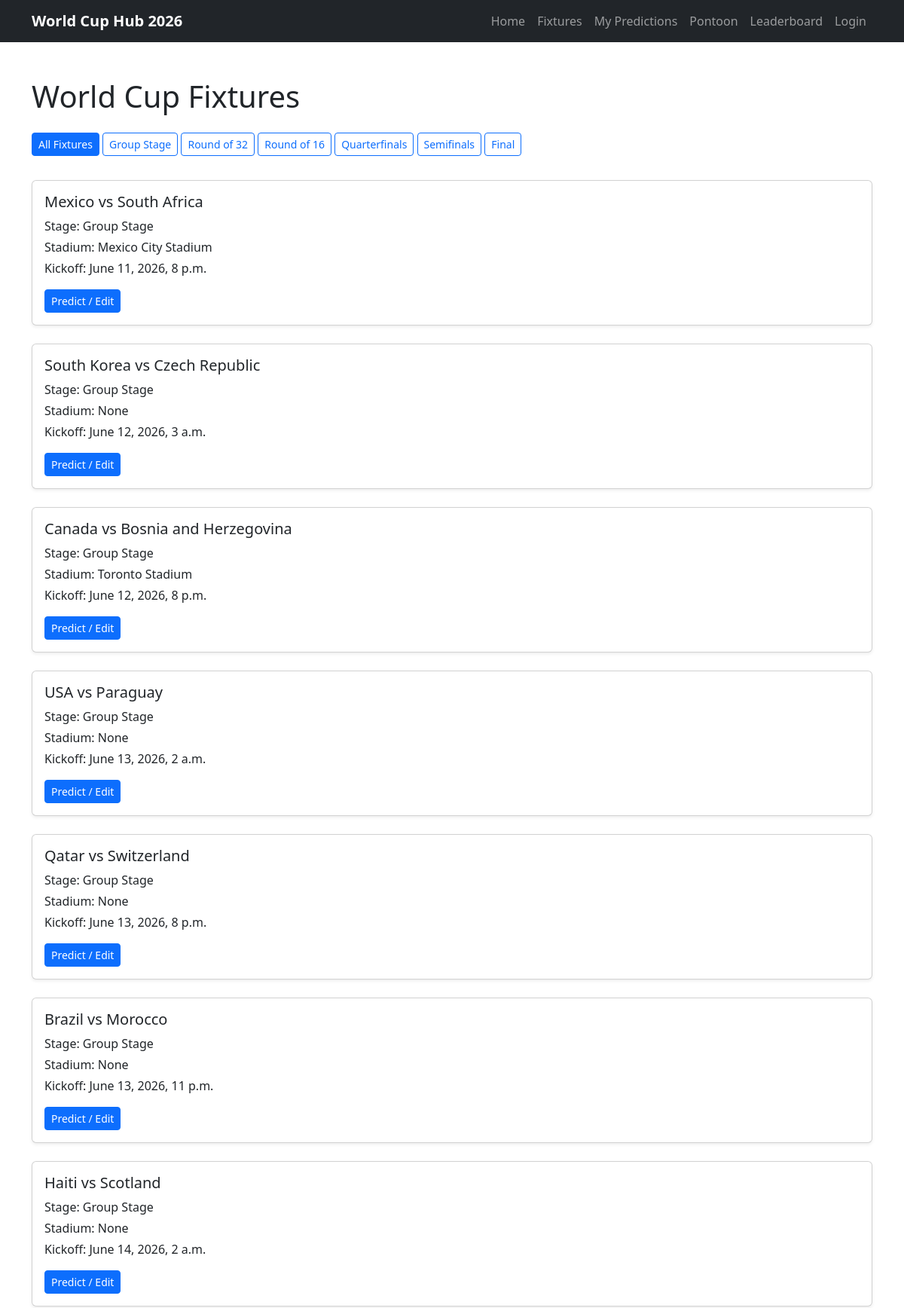
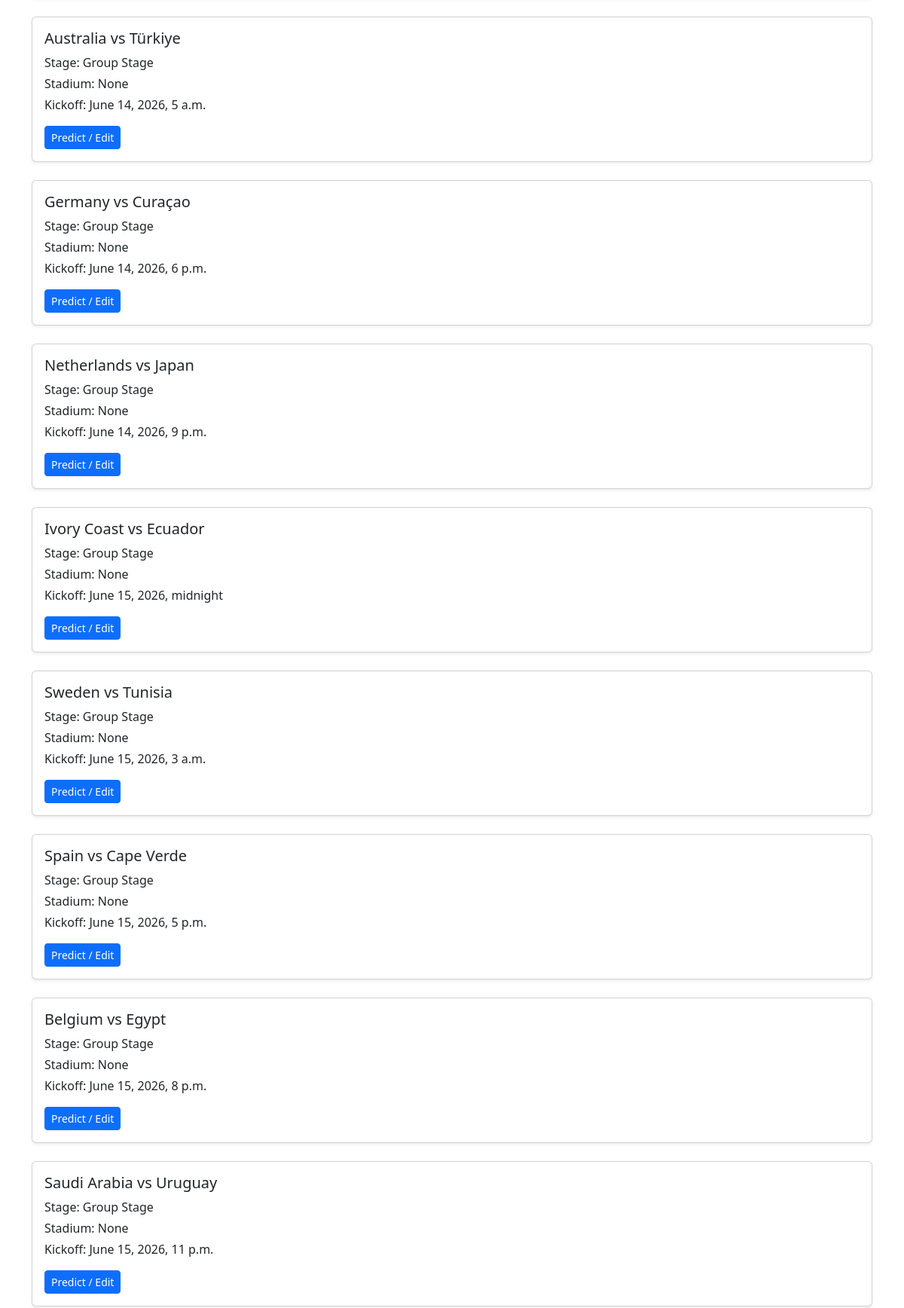
The page /fixtures/ (upper part) on the database its author committed (2 pictures, top to bottom).
### predictor/models.py (models this page shows, shortened)
class Fixture(models.Model):
    STAGE_CHOICES = [
        ('Group Stage', 'Group Stage'),
        ('Round of 32', 'Round of 32'),
        ('Round of 16', 'Round of 16'),
        ('Quarterfinals', 'Quarterfinals'),
        ('Semifinals', 'Semifinals'),
        ('Final', 'Final'),
    ]
    home_team = models.ForeignKey(
        Team,
        on_delete=models.CASCADE,
        related_name='home_fixtures'
    )
    away_team = models.ForeignKey(
        Team,
        on_delete=models.CASCADE,
        related_name='away_fixtures'
    )
    stadium = models.ForeignKey(
        Stadium,
        on_delete=models.SET_NULL,
        related_name='fixtures',
        null=True,
        blank=True
    )
    stage = models.CharField(max_length=20, choices=STAGE_CHOICES)
    kickoff_time = models.DateTimeField()
    home_team_score = models.PositiveIntegerField(blank=True, null=True)
    away_team_score = models.PositiveIntegerField(blank=True, null=True)
    class Meta:
        ordering = ['kickoff_time']

class Team(models.Model):
    GROUP_CHOICES = [
        ('A', 'Group A'),
        ('B', 'Group B'),
        ('C', 'Group C'),
        ('D', 'Group D'),
        ('E', 'Group E'),
        ('F', 'Group F'),
        ('G', 'Group G'),
        ('H', 'Group H'),
        ('I', 'Group I'),
        ('J', 'Group J'),
        ('K', 'Group K'),
        ('L', 'Group L'),
    ]
    name = models.CharField(max_length=100)
    group = models.CharField(max_length=1, choices=GROUP_CHOICES)
    manager = models.CharField(max_length=100, blank=True, null=True)
    captain = models.CharField(max_length=100, blank=True, null=True)
    best_world_cup_finish = models.CharField(max_length=100, blank=True, null=True)
    best_world_cup_year = models.CharField(max_length=100,blank=True,null=True)
    def __str__(self):
        return self.name

class Stadium(models.Model):
    name = models.CharField(max_length=100)
    city = models.CharField(max_length=100)
    capacity = models.PositiveBigIntegerField(blank=True, null=True)
    def __str__(self):
        return self.name

### predictor/views.py (the view)
# urls.py: path("fixtures/", views.fixture_list, name="fixtures"),
def fixture_list(request, stage=None):
    stages = Fixture.STAGE_CHOICES
    if stage:
        fixtures = Fixture.objects.filter(stage=stage)
        selected_stage = stage
    else:
        fixtures = Fixture.objects.all()
        selected_stage = "all"
    if request.user.is_authenticated:
        predictions = Prediction.objects.filter(user=request.user)
    else:
        predictions = []
    context = {
        "fixtures": fixtures,
        "predictions": predictions,
        "stages": stages,
        "selected_stage": selected_stage,
    }
    return render(request, "predictor/fixture_list.html", context)

### predictor/templates/predictor/fixture_list.html (shortened to what this page needs)
{% extends "base.html" %} {% block title %}Fixtures | World Cup Hub 2026{% endblock %} {% block content %}
<section class="container py-5">
  <h1 class="mb-4">World Cup Fixtures</h1>
<div class="mb-4">
    <a href="{% url 'fixtures' %}"
       class="btn btn-sm mb-2 {% if selected_stage == 'all' %}btn-primary{% else %}btn-outline-primary{% endif %}">
        All Fixtures
    </a>
    {% for stage_value, stage_label in stages %}
        <a href="{% url 'fixtures_by_stage' stage_value %}"
           class="btn btn-sm mb-2 {% if selected_stage == stage_value %}btn-primary{% else %}btn-outline-primary{% endif %}">
            {{ stage_label }}
        </a>
    {% endfor %}
</div>
  <div class="row">
    {% for fixture in fixtures %}
    <div class="col-12 mb-4">
      <div class="card shadow-sm">
        <div class="card-body">
          <h2 class="h5">{{ fixture.home_team }} vs {{ fixture.away_team }}</h2>
          <p class="mb-1">Stage: {{ fixture.get_stage_display }}</p>
          <p class="mb-1">Stadium: {{ fixture.stadium }}</p>
          <p class="mb-0">Kickoff: {{ fixture.kickoff_time }}</p>
          <a href="{% url 'create_prediction' fixture.id %}" class="btn btn-primary btn-sm mt-3"> Predict / Edit </a>
        </div>
      </div>
    </div>
    {% empty %}
    <p>No fixtures available.</p>
    {% endfor %}
  </div>
</section>
{% endblock %}

### rows shown on the page
Fixture: home_team "Mexico", away_team "South Africa", stage "Group Stage", stadium "Mexico City Stadium", kickoff_time "June 11, 2026, 8 p.m."
Fixture: home_team "South Korea", away_team "Czech Republic", stage "Group Stage", stadium "None", kickoff_time "June 12, 2026, 3 a.m."
Fixture: home_team "Canada", away_team "Bosnia and Herzegovina", stage "Group Stage", stadium "Toronto Stadium", kickoff_time "June 12, 2026, 8 p.m."
Fixture: home_team "USA", away_team "Paraguay", stage "Group Stage", stadium "None", kickoff_time "June 13, 2026, 2 a.m."
Fixture: home_team "Qatar", away_team "Switzerland", stage "Group Stage", stadium "None", kickoff_time "June 13, 2026, 8 p.m."
Fixture: home_team "Brazil", away_team "Morocco", stage "Group Stage", stadium "None", kickoff_time "June 13, 2026, 11 p.m."
Fixture: home_team "Haiti", away_team "Scotland", stage "Group Stage", stadium "None", kickoff_time "June 14, 2026, 2 a.m."
Fixture: home_team "Australia", away_team "Türkiye", stage "Group Stage", stadium "None", kickoff_time "June 14, 2026, 5 a.m."
Fixture: home_team "Germany", away_team "Curaçao", stage "Group Stage", stadium "None", kickoff_time "June 14, 2026, 6 p.m."
Fixture: home_team "Netherlands", away_team "Japan", stage "Group Stage", stadium "None", kickoff_time "June 14, 2026, 9 p.m."
Fixture: home_team "Ivory Coast", away_team "Ecuador", stage "Group Stage", stadium "None", kickoff_time "June 15, 2026, midnight"
Fixture: home_team "Sweden", away_team "Tunisia", stage "Group Stage", stadium "None", kickoff_time "June 15, 2026, 3 a.m."
Fixture: home_team "Spain", away_team "Cape Verde", stage "Group Stage", stadium "None", kickoff_time "June 15, 2026, 5 p.m."
Fixture: home_team "Belgium", away_team "Egypt", stage "Group Stage", stadium "None", kickoff_time "June 15, 2026, 8 p.m."
Fixture: home_team "Saudi Arabia", away_team "Uruguay", stage "Group Stage", stadium "None", kickoff_time "June 15, 2026, 11 p.m."

### other values the page prints
{{ stage_label }} "Group Stage" "Round of 32" "Round of 16" "Quarterfinals" "Semifinals" "Final"
